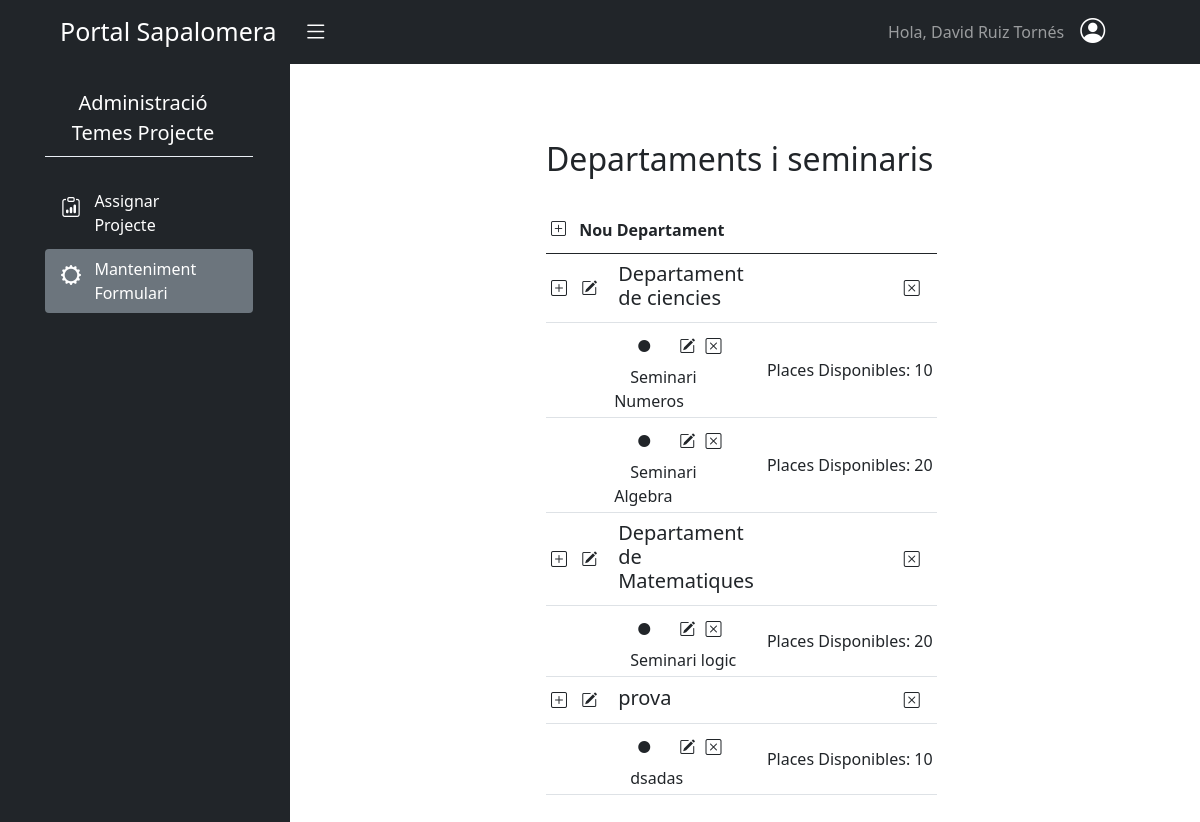
Before: /batxilleratProjecte/mantenimentFormulari/ (signed in) with the older database file.
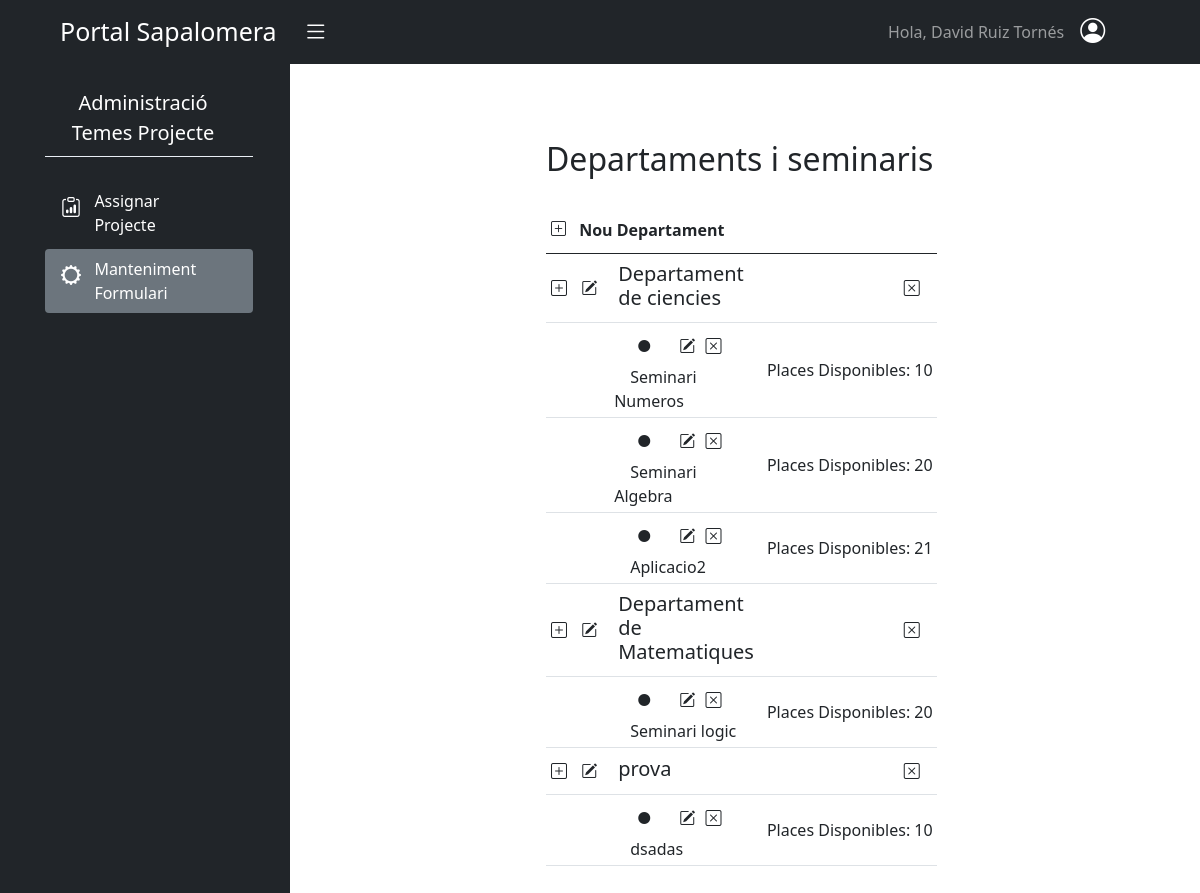
After: the same page with the newer database file.
### batx_seminaris/models.py (models this page shows, shortened)
class Departament(models.Model):
    nom = models.CharField(max_length=100)

class Seminari(models.Model):
    nom = models.CharField(max_length=100)
    departament = models.ForeignKey(Departament, on_delete=models.CASCADE)
    places = models.PositiveSmallIntegerField()

### batx_seminaris/views.py (the view)
# urls.py: path('mantenimentFormulari/', MantenimentFormulari.as_view(), name='manteniment-formulari'),
class MantenimentFormulari(LoginRequiredMixin, generic.ListView):
    template_name = "batx_seminaris/manteniment_formulari.html"
    context_object_name = "llista_manteniment"
    queryset = Departament.objects.all()

### batx_seminaris/templates/batx_seminaris/manteniment_formulari.html (shortened to what the changed rows need)
{% extends "base.html" %}
{% load crispy_forms_tags %}
{% load static %}
{% block content %}
<div id="wrapper">
    <div class="container-fluid">
        <div id="page-content-wrapper" class="overflow-auto" style="height:92vh">
            <div class="container-fluid">
                <div class="col pt-2" style="margin-left: 200px; margin-bottom: 100px;" >
                    <div class="container">
                        <h2 class="pt-5 pb-4">Departaments i seminaris</h2>
                        <div class="row">
                            <div class="col-md-8">
                                <table class="table-responsive  table table-sm table-hover">
                                    <thead class="align-middle">
                                        <tr>
                                            <th colspan="4">
                                                <button onclick="obrir_modal_crear_departament('{% url 'batxSeminaris:crear-departament' %}')" class="btn shadow-none p-0 pb-2 pe-2"> <i  class="bi bi-plus-square align-middle" style="font-size:15px;"></i></button>
                                                Nou Departament
                                            </th>
                                        </tr>
                                    </thead>
                                    <tbody>
                                        {% for departament in llista_manteniment %}
                                            <tr class="align-middle">
                                                <td class="text-nowrap" style="width: 5%;">
                                                    <button onclick="obrir_modal_crear_seminari('{% url 'batxSeminaris:crear-seminari' %}');reply_click(this.value);" value="{{ departament.id}}" id="botoCrearSeminari" class="btn shadow-none px-0"> <i class="bi bi-plus-square"></i></button>
                                                    <button onclick="obrir_modal_modificar_departament('{% url 'batxSeminaris:modificar-departament' departament.id %}')" class="btn shadow-none px-2"> <i class="bi bi-pencil-square"></i></button>
                                                </td>
                                                <td colspan="2" class="pt-2 px-2" style="text-align:left;"><h5>{{departament.nom}}</h5></td>
                                                <td style="text-align:right" >
                                                    <button onclick="obrir_modal_eliminar_departament('{% url 'batxSeminaris:eliminar-departament' departament.id %}')" class="btn shadow-none"> <i class="bi bi-x-square"></i></button>
                                                </td>
                                            </tr>
                                            {% for seminari in departament.seminari_set.all %}
                                                <tr class="align-middle borderless">
                                                    <td></td>
                                                    <td colspan="2">
                                                        <i class="bi bi-circle-fill px-4" style="font-size:12px;"></i>
                                                        <button onclick="obrir_modal_modificar_seminari('{% url 'batxSeminaris:modificar-seminari' seminari.id %}')" class="btn shadow-none px-0"> <i class="bi bi-pencil-square"></i></button>
                                                        <button onclick="obrir_modal_eliminar_seminari('{% url 'batxSeminaris:eliminar-seminari' seminari.id %}')" class="btn shadow-none px-0 ps-1"> <i class="bi bi-x-square"></i></button>
                                                        <span class="ps-3 pt-3">{{seminari.nom}}</span>
                                                    </td>
                                                    <td class="text-nowrap" style="text-align:right">
                                                        Places Disponibles: {{seminari.places}}
                                                    </td>
                                                </tr>
                                            {% endfor %}
                                        {% endfor %}
                                    </tbody>
                                </table>
                            </div>
                        </div>
                    </div>
                </div>
            </div>
        </div>
    </div>
</div>
{% endblock %}

Changed rows visible on the page:
added Seminari: nom "Aplicacio2", places "21", shown under Departament "Departament de ciencies"
